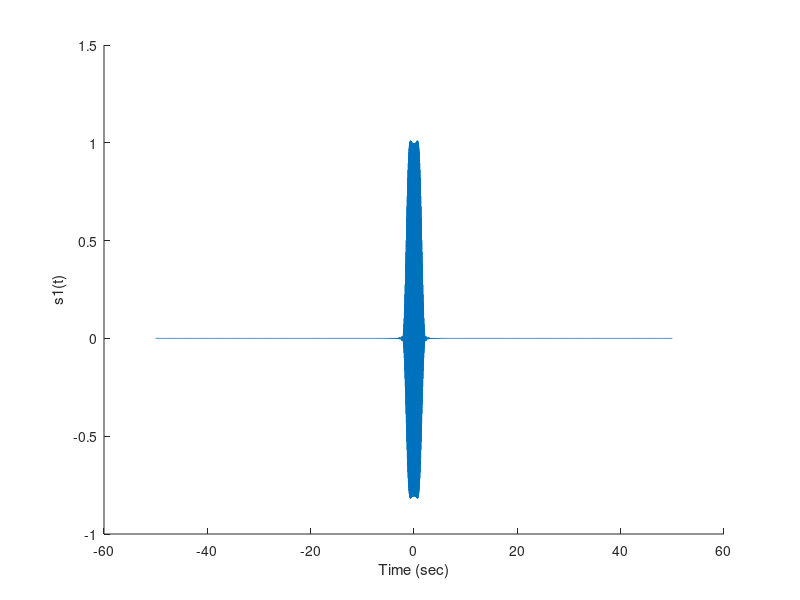
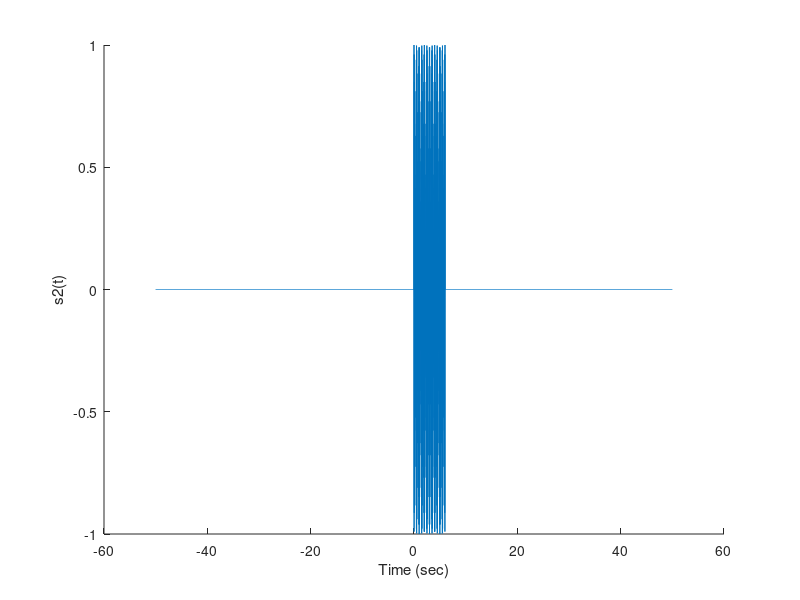
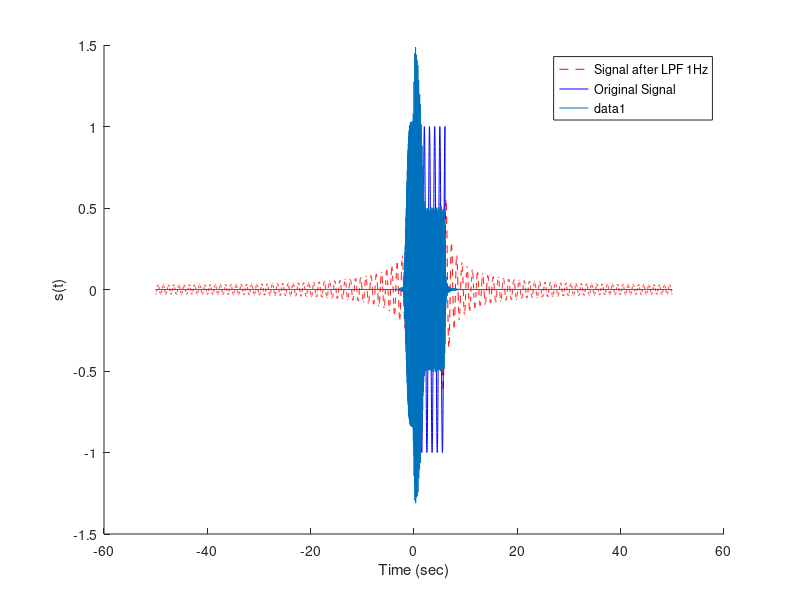
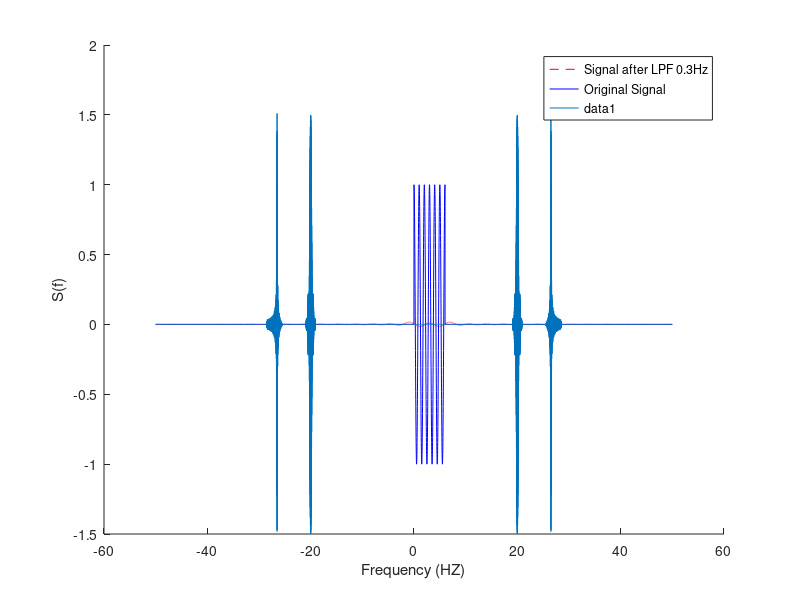

Here is the MATLAB script that generated these plots, in order:
# clear command window
clc;
# remove all variables from workspace
clear
# close all figures
close all
# importing signal package
pkg load signal


%%%%%% Frequencies initialization %%%%%%
# carrier frequency initialization
fc=1e4; #10KHz

%%%%%% Frequency domain %%%%%%
# df=fs/N
df=0.01; #resolution 0.01Hz
# sampling frequency, inverse of sampling tinme
fs=100; #100Hz

%%%%%% Time and frequency definition %%%%%%
# time step
ts= 1/fs;
# T is the simulation time
T=1/df;
# Number of time samples
N=ceil(T/ts);
# time vector
t= -N*ts/2:ts:N*ts/2-ts;

# frequency vector
if(rem(N,2)==0) #even
  f= -(0.5*fs): df : (0.5*fs-df);
else #odd
  f= -(0.5*fs-0.5*df): df : (0.5*fs-0.5*df);
end


%%%%%%%%%%%%%%%%%%%%%%%%%%%%%%%%%%%%%%%%%%%%%%%%%%%%%%%%%%%%%%%%%%%%%%%%%%%%%%%
# q1 plot function x(t)
%adding linear part
%getting indices
x=zeros(size(t));
less_neg1=(t<-1) & (t>=-2);
more_pos1=(t>1)&(t<=2);
x(less_neg1)=t(less_neg1)+2*ones(size(t(less_neg1))); %2+t graph
x(more_pos1)=-t(more_pos1)+2*ones(size(t(more_pos1))); %2-t graph
x((t>=-1) & (t<=1))=ones(size(t(t>=-1&t<=1)));


figure(1);
plot(t,x);
xlabel("Time (sec)");
ylabel("x(t)");
box off;

%%%%%%%%%%%%%%%%%%%%%%%%%%%%%%%%%%%%%%%%%%%%%%%%%%%%%%%%%%%%%%%%%%%%%%%%%%%%%%
# q2
% manual fft
analytic_X=sinc(f).*sin(1.5*2*pi*f)./(2*pi*f);
figure(2);
stem(f,abs(analytic_X)/max(analytic_X),"--r");


# q3
# fourier transform of m(t) --> M(f)
X=fftshift(fft(x,N)*ts); %non-periodic signals
figure(2)
hold on;
stem(f,abs(X)/max(X),"-b");
xlabel("Frequency (Hz)");
ylabel("X(f)");
legend("Analytical Fourier Transform","Using FFT");
box off;

%%%%%%%%%%%%%%%%%%%%%%%%%%%%%%%%%%%%%%%%%%%%%%%%%%%%%%%%%%%%%%%%%%%%%%%%%%%%%%
% q4: Band Width
Energy_from_freq=sum(abs(X).^2)*df;
# by looking at both variables values in workspace we can verify parseval's theorem.

%%%%%% Finding Band Width %%%%%%%%%%
# we first have to find f=0
index_f0=find(f==0);
# Initializing accumulate energy
Energy_acc=0;
for index_f= index_f0:length(f)
  # we multiply by 2 to use the property of even function
  Energy_acc+=2*(abs(X(index_f)).^2)*df;
  # comparing it to 95% of total energy
  if(Energy_acc>=0.95*Energy_from_freq)
    BW=f(index_f);
    break
  end
end

%%%%%%%%%%%%%%%%%%%%%%%%%%%%%%%%%%%%%%%%%%%%%%%%%%%%%%%%%%%%%%%%%%%%%%%%%%%%%
%%%%%%%% Ideal LPF %%%%%%%%%%
%% q5: Ideal LPF 1Hz
lpf_1hz= abs(f)<1; % ones only if value less than 1hz
X_filtered_1hz=X.*lpf_1hz;
x_filtered_1hz=ifft(ifftshift(X_filtered_1hz)/ts);
%%%%% Plotting filtered vs original signal %%%%%%%%
figure(3);
plot(t, x_filtered_1hz, "--r");
xlabel("Time (sec)");
ylabel("x(t)");
hold on;
plot(t,x,"-b");
legend("Signal after LPF 1Hz","Original Signal");
box off;

%%%%%%%%%%%%%%%%%%%%%%%%%%%%%%%%%%%%%%%%%%%%%%%%%%%%%%%%%%%%%%%%%%%%%%%%%%%%%
%%%%%%%% Ideal LPF %%%%%%%%%%
%% q6: Ideal LPF 0.3Hz
lpf= abs(f)<0.3; % ones only if value less than 0.3hz
X_filtered=X.*lpf;
x_filtered=ifft(ifftshift(X_filtered)/ts);
%%%%% Plotting filtered vs original signal %%%%%%%%
figure(4);
plot(t, x_filtered, "--r");
xlabel("Time (sec)");
ylabel("x(t)");
hold on;
plot(t,x,"-b");
legend("Signal after LPF 0.3Hz","Original Signal");
box off;

%%%%%%%%%%%%%%%%%%%%%%%%%%%%%%%%%%%%%%%%%%%%%%%%%%%%%%%%%%%%%%%%%%%%%%%%%%%%%%%
% q7 defining new function
close all;
m=cos(2*pi*1*t);
m((t>6)|(t<0))=0;

%%%%% plotting in time domain
figure(1);
plot(t,m)
box off;

%%%% plotting in frequency domain
M=fftshift(fft(m)*ts); % non-periodic signals
figure(2);
hold off;
plot(f,abs(M));
box off;

%%%%%%%%%%%%%% getting band width
Energy_total_freq= sum(abs(M).^2)*df;
 %%%%% Band Width %%%%%%%%
 # we first have to find f=0
index_f0=find(f==0);
# Initializing accumulate energy
Energy_acc=0;
for index_f= index_f0:length(f)
  # we multiply by 2 to use the property of even function
  Energy_acc+=2*(abs(M(index_f)).^2)*df;
  # comparing it to 95% of total energy
  if(Energy_acc>=0.95*Energy_total_freq)
    BW2=f(index_f);
    break
  end
end


%%%%%% LPF 1Hz  %%%%%%%%%%%%%%%%
M_filtered=M.*lpf_1hz;
m_filtered=ifft(ifftshift(M_filtered)/ts);
figure(3)
hold off;
plot(t,m_filtered,"--r");
hold on;
plot(t,m,"-b");
legend("Signal after LPF 1Hz","Original Signal");
box off;

%%%%%%%% LPF 0.3Hz %%%%%%%%%%%%
M_filtered=M.*lpf;
m_filtered=ifft(ifftshift(M_filtered)/ts);
figure(4)
hold off;
plot(t,m_filtered,"--r");
hold on;
plot(t,m,"-b");
legend("Signal after LPF 0.3Hz","Original Signal");
box off;

%%%%%%%%%%%%%%%%%%%%%%%%%%%%%%%%%%%%%%%%%%%%%%%%%%%%%%%%%%%%%%%%%%%%%%%%%%%%%
%q8:
BW=3; #Each channel bandwidth is 3 Hz
# carrier frequency initialization
fc1=20; #20Hz first carrier frequency
fc2=25.5 # fc1+3+2.5 =25.5Hz second carrier frequency
c1=cos(2*pi*fc1*t);   # first carrier

%% q10 : value for c2
c2=cos(2*pi*fc2*t);    # second carrier

%% first signal
s1 = x_filtered_1hz.*c1;  %% Define signal s1 in time domain
figure(1);
plot(t,s1);
xlabel("Time (sec)");
ylabel("s1(t)");
box off;

%% second signal
s2 = m.*c2;  %% Define signal s2 in time domain
figure(2);
plot(t,s2);
xlabel("Time (sec)");
ylabel("s2(t)");
box off;


% q9 : SSB signal USB
  %% Filter
  S2=fftshift(fft(s2,N)*ts); %non-periodic signals
  H = zeros(size(f));
  H(f>fc2 & f<(fc2+BW))=1; %% +ve frequency
  H(f<-fc2 & f>-(fc2+BW))=1; %% -ve frequency
  %% Filter spectrum
  S2 = S2.*H;
  s2=real(ifft(ifftshift(S2) / ts));

  %%%%%%%%%%%%%%%%%%%%%%%%%%%%%%%%%%%%%%%%%%%%%%%%%%%%%%%%%%%%%%%%%%%%%%%%%%%%%
  %q11 :  s(t)= s1(t) + s2(t)
  %% plot signal in time domain
  s=s1+s2;
  figure(3);
plot(t,s);
xlabel("Time (sec)");
ylabel("s(t)");
box off;

%% plot signal in frequency domain
  S=fftshift(fft(s,N)*ts);
  figure(4);
  plot(f,S);
xlabel("Frequency (HZ)");
ylabel("S(f)");
box off;

%%%%%%%%%%%%%%%%%%%%%%%%%%%%%%%%%%%%%%%%%%%%%%%%%%%%%%%%%%%%%%%%%%%%%%%%%%%%%
%% q12: coherent demodulator
  g1=s.*c1;
  G1 = fftshift(fft (g1)) *ts;
  %% LPF (ideal)
H = abs(f)< BW;
%% After LPF
%% retrieve first message
 x_recieved= real(ifft(ifftshift(H.*G1) /ts));
 figure(5);
plot(t,x_recieved/max(x_recieved),"--b");
hold on
plot(t,x_filtered_1hz/max(x_filtered_1hz),"-r");
xlabel("Time (sec)");
ylabel("x(t)");
legend("recieved message","input message");
box off;

%% retrieve second message
g2=s.*c2;
  G2 = fftshift(fft (g2)) *ts;
m_recieved= real(ifft(ifftshift(H.*G2) /ts));
figure(6);
plot(t,m_recieved/max(m_recieved),"--b");
hold on
plot(t,m/max(m),"-r");
xlabel("Time (sec)");
ylabel("x(t)");
legend("recieved message","input message");
box off;
